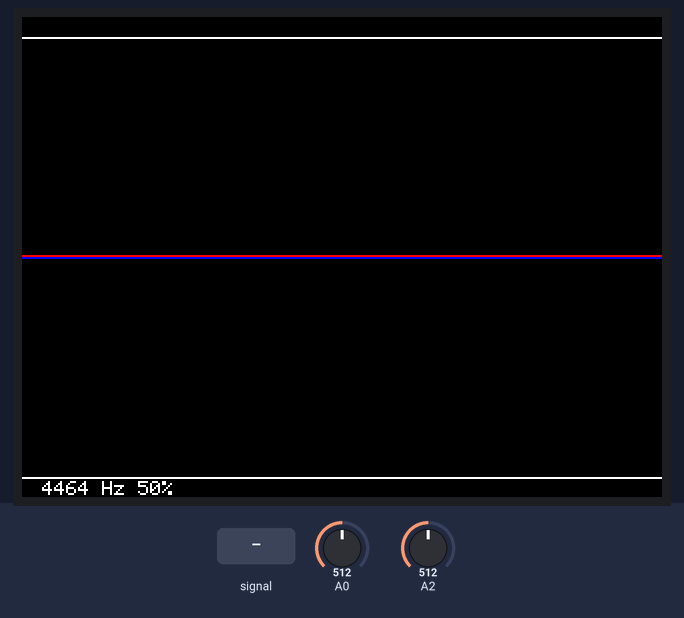
The sketch below on a simulated Arduino Uno, built with avr-gcc and run on an emulated ATmega328P. Parts: 320×240 colour display. The inputs (shaded band) are chosen by the test bench; at power-on: A0 = 512, A2 = 512.

Above: at 1.48 s.
1.5 s: A0 fed a 200 Hz sine of ±81 counts around its level
At 1.81 s:
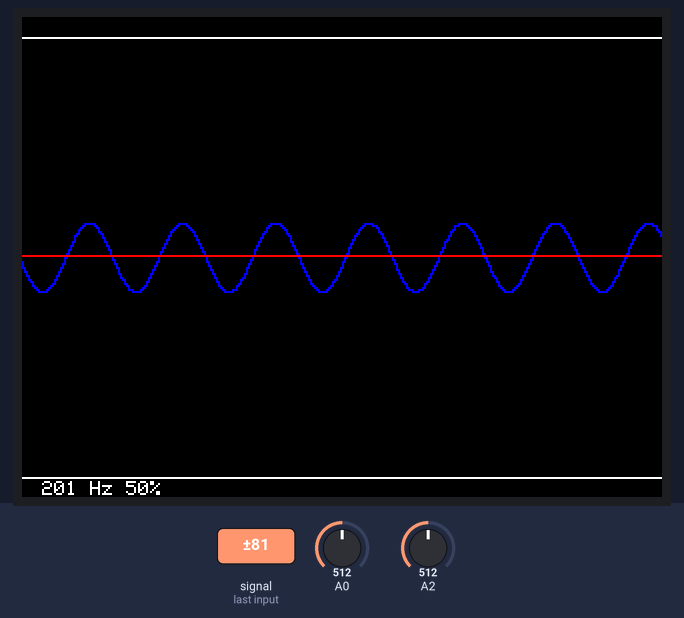
3.2 s: A0 set to 311
At 3.94 s:
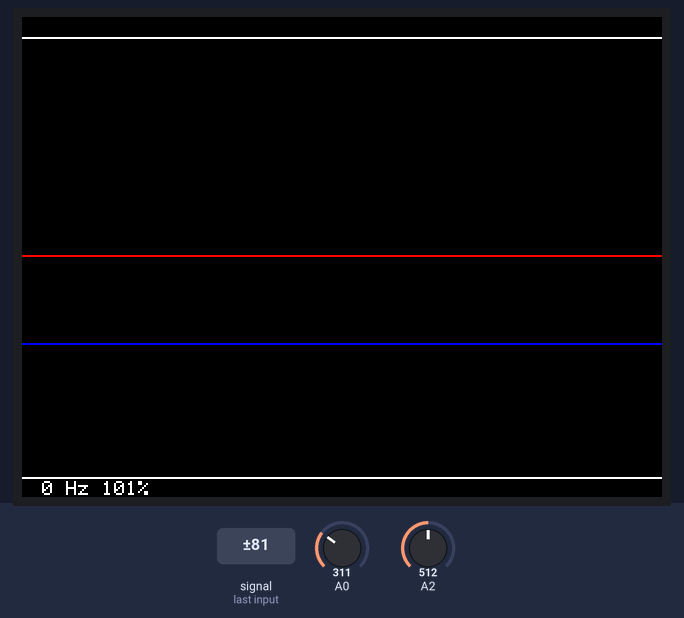
5.0 s: A2 set to 311
At 5.7 s:
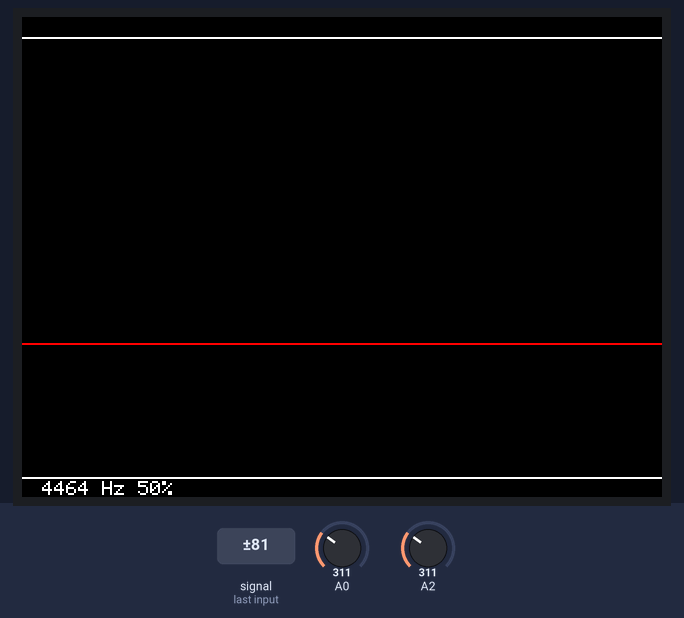
6.7 s: A0 set to 306
At 7.13 s:
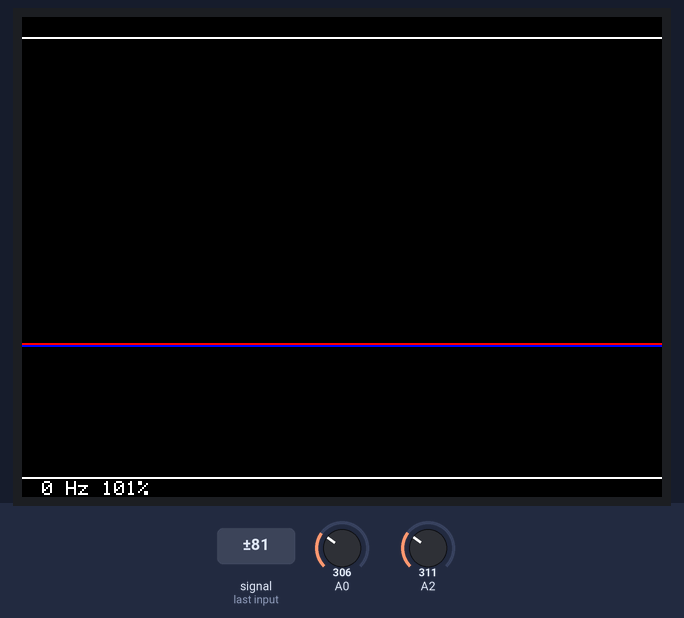
8.4 s: A2 set to 306
At 9.1 s:
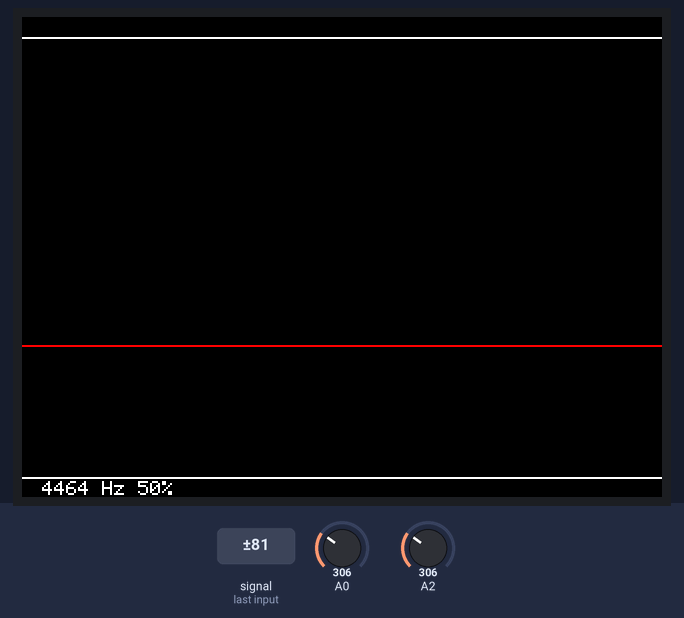
10.1 s: A0 set to 329
At 10.52 s:
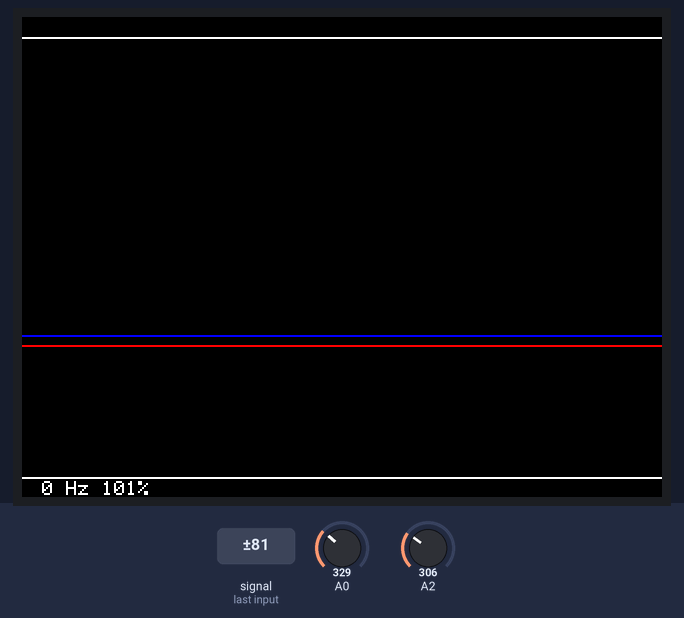
Timing chart, 0 to 12.8 s (numbered marks = the images above; inputs shaded):
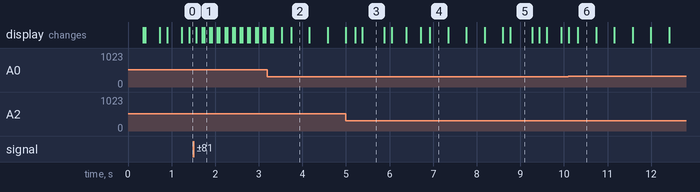

Measured:
- after the input at 5.0 s, the display: first changes after 0.21 s (image 3 shows a later state)
- after the input at 8.4 s, the display: first differs from a run without the input after 0.20 s (image 5 shows a later state)
- what the display in image 3 shows lasts 0.5 s, from 5.4 s to 5.9 s

The sketch:

occs.ino
```cpp
#include <Adafruit_ILI9341.h>
#include <Adafruit_GFX.h>

Adafruit_ILI9341 tft = Adafruit_ILI9341(10, 9);

int buf[321];
int bufs[321];
int y;
int dif;
int difs;
int t, w;
int scnt, scnts, pos, ecnt, ecnts, per, pers, str, strs;
double maxval, minval, mis, mas;
unsigned long etime, stime,  xtime, xtimes;

void setup() {
  //pinMode(5,OUTPUT);


  //pinMode(3,OUTPUT);

  //tft.begin(32000000);
  tft.begin();

  tft.setRotation(3);

  tft.fillScreen(ILI9341_BLACK);
  //analogWrite(5,128);
  //OCR0B = 32;


}

void loop() {

  //analogWrite(6,10);
  //tft.drawLine(160, 10, 160, 230, ILI9341_WHITE);
  tft.drawLine(0, 10, 320, 10, ILI9341_WHITE);
  //tft.drawLine(0, 32, 320, 32, ILI9341_WHITE);
  //tft.drawLine(0, 76, 320, 76, ILI9341_WHITE);
  //tft.drawLine(0, 120, 320, 120, ILI9341_WHITE);
  //tft.drawLine(0, 164, 320, 164, ILI9341_WHITE);
  //tft.drawLine(0, 208, 320, 208, ILI9341_WHITE);
  tft.drawLine(0, 230, 320, 230, ILI9341_WHITE);


  //w = map(analogRead(A4),0,1023,0,170);

  tft.drawLine(0, map(t, 0, 1023, 229, 9), 320, map(t, 0, 1023, 229, 9) , ILI9341_BLACK);

  t = analogRead(A2);

  tft.drawLine(0, map(t, 0, 1023, 229, 9), 320, map(t, 0, 1023, 229, 9) , ILI9341_RED);

  scnt = 0;
  ecnt = 0;
  scnts = 0;
  ecnts = 0;
  maxval = 0;
  minval = 1023;
  etime = 0;

  while (scnt++ < 200) {
    pos = analogRead(A0);
    if (pos >= t) {
      while (ecnt++ < 200) {
        pos = analogRead(A0);
        if (pos <= t) {
          stime = micros();
          break;
        }
      }
      break;
    }
  }


  while (scnts++ < 200) {
    pos = analogRead(A0);
    if (pos >= t) {
      xtime = micros();
      while (ecnts++ < 200) {
        pos = analogRead(A0);
        if (pos <= t) {
          etime = micros();
          break;
        }
      }
      break;
    }
  }

  for (int i = 0; i < 321; i++) {
    y = analogRead(A0);
    buf[i] = y;
  }

  xtimes = xtime - stime;

  if (etime == 0 | stime == 0) {
    str = 0;
    dif = 0;
  }
  else {
    dif = etime - stime;
    str = 1000000 / dif;
  }

  for (int i = 0; i < 321; i++) {
    buf[i] = map(buf[i], 0, 1023, 228, 11);
  }

  for (int i = 0; i < 320; i++) {
    tft.drawLine(i, bufs[i], i, bufs[i + 1], ILI9341_BLACK);

    tft.drawLine(i, buf[i], i, buf[i + 1], ILI9341_BLUE);
    bufs[i] = buf[i];
  }

  for (int i = 1; i < 319; i++) {
    if (map(buf[i], 9, 229, 220, 0) > maxval) {
      maxval = map(buf[i], 9, 229, 220, 0);
    }
    if (map(buf[i], 9, 229, 220, 0) < minval) {
      minval = map(buf[i], 9, 229, 220, 0);
    }
  }
  per = xtimes * 100 / dif;
  per = map(per, 0, 100, 100, 0);

  //tft.setCursor(10,2);
  //tft.setTextColor(ILI9341_BLACK);  tft.setTextSize(1);
  //tft.print("MaxVolts: " + String(mas/43.8) + " MinVolts: " + String(mis/43.8));
  //tft.setCursor(10,2);
  //tft.setTextColor(ILI9341_WHITE);  tft.setTextSize(1);
  //tft.print("MaxVolts: " + String(maxval/43.8) + " MinVolts: " + String(minval/43.8));
  //mas = maxval;
  //mis = minval;

  tft.setCursor(10, 232);
  tft.setTextColor(ILI9341_BLACK);  tft.setTextSize(1);
  tft.print(String(strs) + " Hz " + pers + "%");
  tft.setCursor(10, 232);
  tft.setTextColor(ILI9341_WHITE);  tft.setTextSize(1);
  tft.print(String(str) + " Hz " + per + "%");
  pers = per;
  strs = str;

}
```
